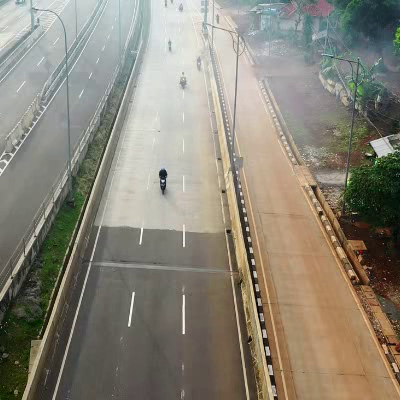
#> input picture frame 8 of object_tracking/numbered.mp4, 400 x 400 px, given in place of street3.wmv, which was not available
$ python opticalflow.py
#> lines starting #> are read from the running program, lines starting #| are printed output that depends on the picture; pictures that were not available may be replaced by others from this repository, and a replacement may not be noted
import numpy as np
import cv2 as cv

cap = cv.VideoCapture(r'Resources\street3.wmv')

feature_params = dict(maxCorners=100, qualityLevel=0.3, minDistance=7, blockSize=7)

lucas_kanade_params = dict(winSize=(15, 15), maxLevel=2,
                           criteria=(cv.TERM_CRITERIA_EPS | cv.TermCriteria_COUNT, 10, 0.03))

color = np.random.randint(0, 255, (100, 3))

_, pre_frame = cap.read()
#> pre_frame is the input picture: shape (400, 400, 3); mean B, G, R 119, 132.3, 137.6
#pre_frame = cv.resize(pre_frame, (500, 500))
gray = cv.cvtColor(pre_frame, cv.COLOR_BGR2GRAY)
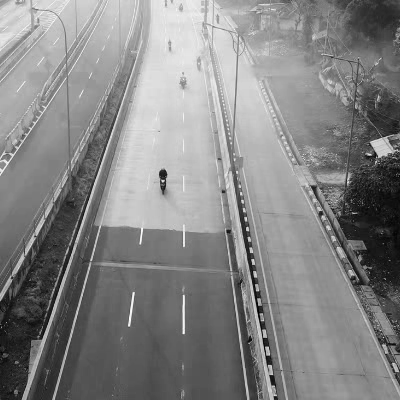
#> gray: shape (400, 400); min 1, max 252, mean 132.4

prev = cv.goodFeaturesToTrack(gray, mask=None, **feature_params)
#> prev = 38 rows, first 8: [162, 182], [271, 373], [163, 172], [371, 142], [247, 229], [250, 250], [265, 335], [373, 154]

mask = np.zeros_like(pre_frame)

while True:
    _, frame = cap.read()
    #frame = cv.resize(frame, (500, 500))
    frame_gray = cv.cvtColor(frame, cv.COLOR_BGR2GRAY)

    new_corners, status, errors = cv.calcOpticalFlowPyrLK(gray, frame_gray, prev, None, **lucas_kanade_params)
#> new_corners = 38 rows, first 8: [161.9, 186], [271.1, 373], [162.9, 175.8], [371.1, 142], [247, 229], [250, 250], [265.1, 335], [373.1, 154]; status = 38 values from 1 to 1; errors = 38 values, max 8.11 at index 0, min 0.576 at index 35, mean 2.9

    good_new = new_corners[status == 1]
#> good_new = 38 pairs, first value 6.02 to 395.1, second value 108 to 395
    good_old = new_corners[status == 1]
#> good_old has the same summary as good_new

    for i, (new, old) in enumerate(zip(good_new, good_old)):
        a, b = new.ravel()
        c, d = old.ravel()
        mask = cv.line(mask, (int(a), int(b)), (int(c), int(d)), color[i].tolist(), 2)
        frame = cv.circle(frame, (int(a), int(b)), 5, color[i].tolist(), 1)
#> this loop made 38 passes
#> (a, b, c, d) on passes 1 to 12: (161.9, 186, 161.9, 186), (271.1, 373, 271.1, 373), (162.9, 175.8, 162.9, 175.8), (371.1, 142, 371.1, 142), (247, 229, 247, 229), (250, 250, 250, 250), (265.1, 335, 265.1, 335), (373.1, 154, 373.1, 154), (386.1, 139, 386.1, 139), (267, 353, 267, 353), (320.1, 212, 320.1, 212), (274.1, 395, 274.1, 395)
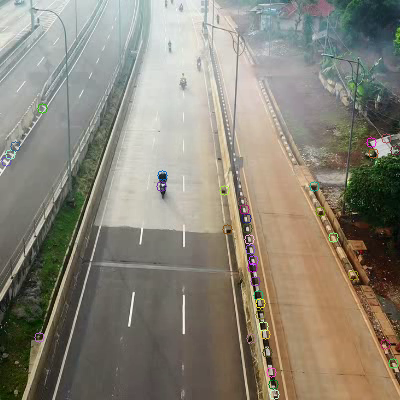
#> frame: shape (400, 400, 3); mean B, G, R 118.9, 132.1, 137.4
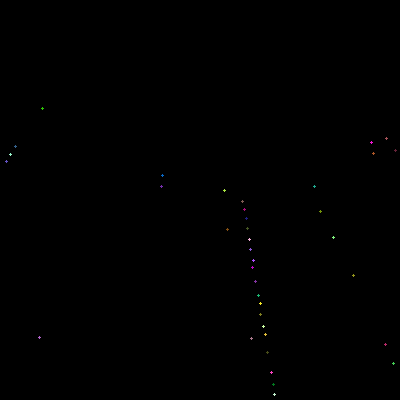
#> mask: shape (400, 400, 3); mean of channels 0, 1, 2 0.1, 0.1, 0.2; drawn as B, G, R

    img = cv.add(frame, mask)

    cv.imshow('Optical Flow', img)
    if cv.waitKey == 27:
        break
    gray = frame_gray.copy()
    prev = good_new.reshape(-1, 1, 2)
#> prev has the same summary as new_corners

cv.destroyAllWindows()
cap.release()
